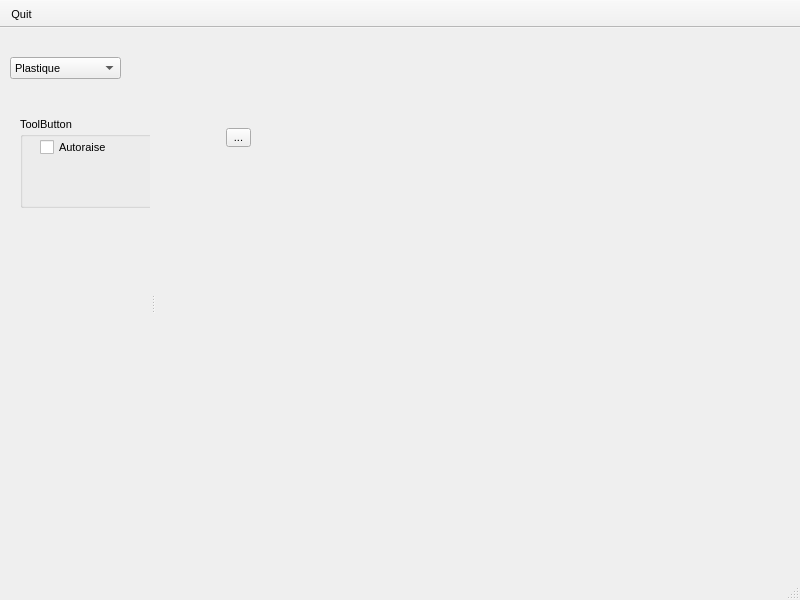
<?xml version="1.0" encoding="UTF-8"?>
<ui version="4.0">
 <class>MainWindow</class>
 <widget class="QMainWindow" name="MainWindow">
  <property name="geometry">
   <rect>
    <x>0</x>
    <y>0</y>
    <width>800</width>
    <height>600</height>
   </rect>
  </property>
  <property name="font">
   <font>
    <family>Segoe UI</family>
    <pointsize>8</pointsize>
   </font>
  </property>
  <property name="windowTitle">
   <string>MainWindow</string>
  </property>
  <property name="iconSize">
   <size>
    <width>32</width>
    <height>32</height>
   </size>
  </property>
  <property name="toolButtonStyle">
   <enum>Qt::ToolButtonTextUnderIcon</enum>
  </property>
  <widget class="QWidget" name="centralwidget">
   <widget class="QToolButton" name="toolButton">
    <property name="geometry">
     <rect>
      <x>70</x>
      <y>100</y>
      <width>25</width>
      <height>19</height>
     </rect>
    </property>
    <property name="text">
     <string>...</string>
    </property>
   </widget>
  </widget>
  <widget class="QStatusBar" name="statusbar"/>
  <widget class="QToolBar" name="toolBar">
   <property name="windowTitle">
    <string>toolBar</string>
   </property>
   <property name="movable">
    <bool>false</bool>
   </property>
   <property name="allowedAreas">
    <set>Qt::TopToolBarArea</set>
   </property>
   <property name="iconSize">
    <size>
     <width>32</width>
     <height>32</height>
    </size>
   </property>
   <property name="toolButtonStyle">
    <enum>Qt::ToolButtonTextUnderIcon</enum>
   </property>
   <property name="floatable">
    <bool>false</bool>
   </property>
   <attribute name="toolBarArea">
    <enum>TopToolBarArea</enum>
   </attribute>
   <attribute name="toolBarBreak">
    <bool>false</bool>
   </attribute>
   <addaction name="actionQuit"/>
  </widget>
  <widget class="QDockWidget" name="dockWidget">
   <property name="minimumSize">
    <size>
     <width>150</width>
     <height>200</height>
    </size>
   </property>
   <property name="features">
    <set>QDockWidget::NoDockWidgetFeatures</set>
   </property>
   <property name="allowedAreas">
    <set>Qt::LeftDockWidgetArea</set>
   </property>
   <attribute name="dockWidgetArea">
    <number>1</number>
   </attribute>
   <widget class="QWidget" name="dockWidgetContents">
    <widget class="QComboBox" name="comboBox">
     <property name="geometry">
      <rect>
       <x>10</x>
       <y>10</y>
       <width>111</width>
       <height>22</height>
      </rect>
     </property>
     <item>
      <property name="text">
       <string>Plastique</string>
      </property>
     </item>
     <item>
      <property name="text">
       <string>Windows</string>
      </property>
     </item>
     <item>
      <property name="text">
       <string>WindowsXP</string>
      </property>
     </item>
     <item>
      <property name="text">
       <string>WindowsVista</string>
      </property>
     </item>
     <item>
      <property name="text">
       <string>Cleanlooks</string>
      </property>
     </item>
    </widget>
    <widget class="QGroupBox" name="groupBox">
     <property name="geometry">
      <rect>
       <x>20</x>
       <y>70</y>
       <width>161</width>
       <height>91</height>
      </rect>
     </property>
     <property name="title">
      <string>ToolButton</string>
     </property>
     <widget class="QCheckBox" name="checkBox">
      <property name="geometry">
       <rect>
        <x>20</x>
        <y>20</y>
        <width>81</width>
        <height>21</height>
       </rect>
      </property>
      <property name="text">
       <string>Autoraise</string>
      </property>
     </widget>
    </widget>
   </widget>
  </widget>
  <action name="actionQuit">
   <property name="icon">
    <iconset resource="../E5Icons/e5icons.qrc">
     <normaloff>:/File/fileExit.png</normaloff>:/File/fileExit.png</iconset>
   </property>
   <property name="text">
    <string>Quit</string>
   </property>
   <property name="shortcut">
    <string>Ctrl+Q</string>
   </property>
  </action>
  <action name="actionActionSetStyle">
   <property name="text">
    <string>actionSetStyle</string>
   </property>
   <property name="toolTip">
    <string>Change the current style</string>
   </property>
   <property name="shortcut">
    <string>F2</string>
   </property>
  </action>
 </widget>
 <resources>
  <include location="../E5Icons/e5icons.qrc"/>
 </resources>
 <connections/>
</ui>
